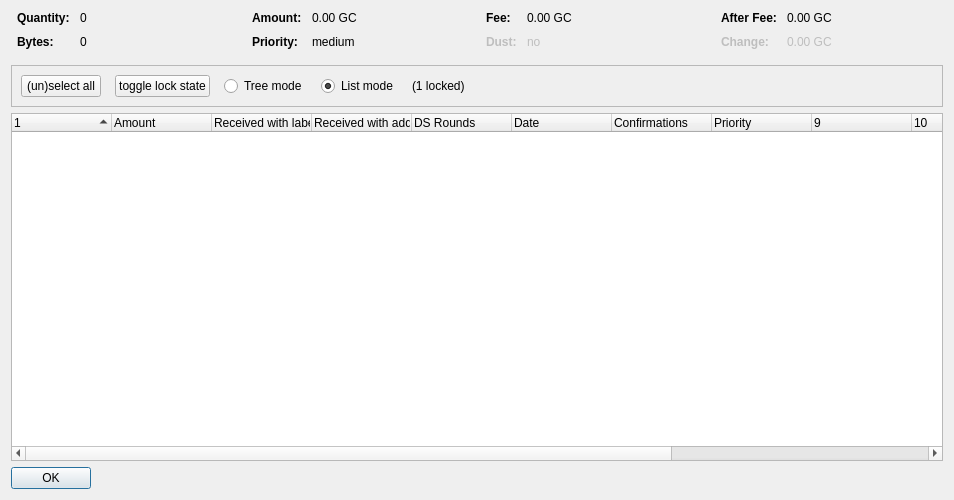
<?xml version="1.0" encoding="UTF-8"?>
<ui version="4.0">
 <class>CoinControlDialog</class>
 <widget class="QDialog" name="CoinControlDialog">
  <property name="geometry">
   <rect>
    <x>0</x>
    <y>0</y>
    <width>954</width>
    <height>500</height>
   </rect>
  </property>
  <property name="windowTitle">
   <string>Coin Selection</string>
  </property>
  <layout class="QVBoxLayout" name="verticalLayout">
   <item>
    <layout class="QHBoxLayout" name="horizontalLayoutTop" stretch="0,0,0,0">
     <property name="topMargin">
      <number>0</number>
     </property>
     <property name="bottomMargin">
      <number>10</number>
     </property>
     <item>
      <layout class="QFormLayout" name="formLayoutCoinControl1">
       <property name="horizontalSpacing">
        <number>10</number>
       </property>
       <property name="verticalSpacing">
        <number>10</number>
       </property>
       <property name="leftMargin">
        <number>6</number>
       </property>
       <property name="rightMargin">
        <number>6</number>
       </property>
       <item row="0" column="0">
        <widget class="QLabel" name="labelCoinControlQuantityText">
         <property name="font">
          <font>
           <weight>75</weight>
           <bold>true</bold>
          </font>
         </property>
         <property name="text">
          <string>Quantity:</string>
         </property>
        </widget>
       </item>
       <item row="0" column="1">
        <widget class="QLabel" name="labelCoinControlQuantity">
         <property name="cursor">
          <cursorShape>IBeamCursor</cursorShape>
         </property>
         <property name="contextMenuPolicy">
          <enum>Qt::ActionsContextMenu</enum>
         </property>
         <property name="text">
          <string notr="true">0</string>
         </property>
         <property name="textInteractionFlags">
          <set>Qt::LinksAccessibleByMouse|Qt::TextSelectableByKeyboard|Qt::TextSelectableByMouse</set>
         </property>
        </widget>
       </item>
       <item row="1" column="0">
        <widget class="QLabel" name="labelCoinControlBytesText">
         <property name="font">
          <font>
           <weight>75</weight>
           <bold>true</bold>
          </font>
         </property>
         <property name="text">
          <string>Bytes:</string>
         </property>
        </widget>
       </item>
       <item row="1" column="1">
        <widget class="QLabel" name="labelCoinControlBytes">
         <property name="cursor">
          <cursorShape>IBeamCursor</cursorShape>
         </property>
         <property name="contextMenuPolicy">
          <enum>Qt::ActionsContextMenu</enum>
         </property>
         <property name="text">
          <string notr="true">0</string>
         </property>
         <property name="textInteractionFlags">
          <set>Qt::LinksAccessibleByMouse|Qt::TextSelectableByKeyboard|Qt::TextSelectableByMouse</set>
         </property>
        </widget>
       </item>
      </layout>
     </item>
     <item>
      <layout class="QFormLayout" name="formLayoutCoinControl2">
       <property name="horizontalSpacing">
        <number>10</number>
       </property>
       <property name="verticalSpacing">
        <number>10</number>
       </property>
       <property name="leftMargin">
        <number>6</number>
       </property>
       <property name="rightMargin">
        <number>6</number>
       </property>
       <item row="0" column="0">
        <widget class="QLabel" name="labelCoinControlAmountText">
         <property name="font">
          <font>
           <weight>75</weight>
           <bold>true</bold>
          </font>
         </property>
         <property name="text">
          <string>Amount:</string>
         </property>
        </widget>
       </item>
       <item row="0" column="1">
        <widget class="QLabel" name="labelCoinControlAmount">
         <property name="cursor">
          <cursorShape>IBeamCursor</cursorShape>
         </property>
         <property name="contextMenuPolicy">
          <enum>Qt::ActionsContextMenu</enum>
         </property>
         <property name="text">
          <string notr="true">0.00 GC</string>
         </property>
         <property name="textInteractionFlags">
          <set>Qt::LinksAccessibleByMouse|Qt::TextSelectableByKeyboard|Qt::TextSelectableByMouse</set>
         </property>
        </widget>
       </item>
       <item row="1" column="0">
        <widget class="QLabel" name="labelCoinControlPriorityText">
         <property name="font">
          <font>
           <weight>75</weight>
           <bold>true</bold>
          </font>
         </property>
         <property name="text">
          <string>Priority:</string>
         </property>
        </widget>
       </item>
       <item row="1" column="1">
        <widget class="QLabel" name="labelCoinControlPriority">
         <property name="cursor">
          <cursorShape>IBeamCursor</cursorShape>
         </property>
         <property name="contextMenuPolicy">
          <enum>Qt::ActionsContextMenu</enum>
         </property>
         <property name="text">
          <string>medium</string>
         </property>
         <property name="textInteractionFlags">
          <set>Qt::LinksAccessibleByMouse|Qt::TextSelectableByKeyboard|Qt::TextSelectableByMouse</set>
         </property>
        </widget>
       </item>
      </layout>
     </item>
     <item>
      <layout class="QFormLayout" name="formLayoutCoinControl3">
       <property name="horizontalSpacing">
        <number>10</number>
       </property>
       <property name="verticalSpacing">
        <number>10</number>
       </property>
       <property name="leftMargin">
        <number>6</number>
       </property>
       <property name="rightMargin">
        <number>6</number>
       </property>
       <item row="0" column="0">
        <widget class="QLabel" name="labelCoinControlFeeText">
         <property name="font">
          <font>
           <weight>75</weight>
           <bold>true</bold>
          </font>
         </property>
         <property name="text">
          <string>Fee:</string>
         </property>
        </widget>
       </item>
       <item row="0" column="1">
        <widget class="QLabel" name="labelCoinControlFee">
         <property name="cursor">
          <cursorShape>IBeamCursor</cursorShape>
         </property>
         <property name="contextMenuPolicy">
          <enum>Qt::ActionsContextMenu</enum>
         </property>
         <property name="text">
          <string notr="true">0.00 GC</string>
         </property>
         <property name="textInteractionFlags">
          <set>Qt::LinksAccessibleByMouse|Qt::TextSelectableByKeyboard|Qt::TextSelectableByMouse</set>
         </property>
        </widget>
       </item>
       <item row="1" column="0">
        <widget class="QLabel" name="labelCoinControlLowOutputText">
         <property name="enabled">
          <bool>false</bool>
         </property>
         <property name="font">
          <font>
           <weight>75</weight>
           <bold>true</bold>
          </font>
         </property>
         <property name="text">
          <string>Dust:</string>
         </property>
        </widget>
       </item>
       <item row="1" column="1">
        <widget class="QLabel" name="labelCoinControlLowOutput">
         <property name="enabled">
          <bool>false</bool>
         </property>
         <property name="cursor">
          <cursorShape>IBeamCursor</cursorShape>
         </property>
         <property name="contextMenuPolicy">
          <enum>Qt::ActionsContextMenu</enum>
         </property>
         <property name="text">
          <string>no</string>
         </property>
         <property name="textInteractionFlags">
          <set>Qt::LinksAccessibleByMouse|Qt::TextSelectableByKeyboard|Qt::TextSelectableByMouse</set>
         </property>
        </widget>
       </item>
      </layout>
     </item>
     <item>
      <layout class="QFormLayout" name="formLayoutCoinControl4">
       <property name="horizontalSpacing">
        <number>10</number>
       </property>
       <property name="verticalSpacing">
        <number>10</number>
       </property>
       <property name="leftMargin">
        <number>6</number>
       </property>
       <property name="rightMargin">
        <number>6</number>
       </property>
       <item row="0" column="0">
        <widget class="QLabel" name="labelCoinControlAfterFeeText">
         <property name="font">
          <font>
           <weight>75</weight>
           <bold>true</bold>
          </font>
         </property>
         <property name="text">
          <string>After Fee:</string>
         </property>
        </widget>
       </item>
       <item row="0" column="1">
        <widget class="QLabel" name="labelCoinControlAfterFee">
         <property name="cursor">
          <cursorShape>IBeamCursor</cursorShape>
         </property>
         <property name="contextMenuPolicy">
          <enum>Qt::ActionsContextMenu</enum>
         </property>
         <property name="text">
          <string notr="true">0.00 GC</string>
         </property>
         <property name="textInteractionFlags">
          <set>Qt::LinksAccessibleByMouse|Qt::TextSelectableByKeyboard|Qt::TextSelectableByMouse</set>
         </property>
        </widget>
       </item>
       <item row="1" column="0">
        <widget class="QLabel" name="labelCoinControlChangeText">
         <property name="enabled">
          <bool>false</bool>
         </property>
         <property name="font">
          <font>
           <weight>75</weight>
           <bold>true</bold>
          </font>
         </property>
         <property name="text">
          <string>Change:</string>
         </property>
        </widget>
       </item>
       <item row="1" column="1">
        <widget class="QLabel" name="labelCoinControlChange">
         <property name="enabled">
          <bool>false</bool>
         </property>
         <property name="cursor">
          <cursorShape>IBeamCursor</cursorShape>
         </property>
         <property name="contextMenuPolicy">
          <enum>Qt::ActionsContextMenu</enum>
         </property>
         <property name="text">
          <string notr="true">0.00 GC</string>
         </property>
         <property name="textInteractionFlags">
          <set>Qt::LinksAccessibleByMouse|Qt::TextSelectableByKeyboard|Qt::TextSelectableByMouse</set>
         </property>
        </widget>
       </item>
      </layout>
     </item>
    </layout>
   </item>
   <item>
    <widget class="QFrame" name="frame">
     <property name="minimumSize">
      <size>
       <width>0</width>
       <height>40</height>
      </size>
     </property>
     <property name="frameShape">
      <enum>QFrame::StyledPanel</enum>
     </property>
     <property name="frameShadow">
      <enum>QFrame::Sunken</enum>
     </property>
     <layout class="QHBoxLayout" name="horizontalLayout">
      <item>
       <layout class="QHBoxLayout" name="horizontalLayoutPanel" stretch="0,0,0,0,0,0">
        <property name="spacing">
         <number>14</number>
        </property>
        <item>
         <widget class="QPushButton" name="pushButtonSelectAll">
          <property name="sizePolicy">
           <sizepolicy hsizetype="Maximum" vsizetype="Fixed">
            <horstretch>0</horstretch>
            <verstretch>0</verstretch>
           </sizepolicy>
          </property>
          <property name="text">
           <string>(un)select all</string>
          </property>
          <property name="autoDefault">
           <bool>false</bool>
          </property>
         </widget>
        </item>
        <item>
         <widget class="QPushButton" name="pushButtonToggleLock">
          <property name="sizePolicy">
           <sizepolicy hsizetype="Maximum" vsizetype="Fixed">
            <horstretch>0</horstretch>
            <verstretch>0</verstretch>
           </sizepolicy>
          </property>
          <property name="text">
           <string>toggle lock state</string>
          </property>
          <property name="autoDefault">
           <bool>false</bool>
          </property>
         </widget>
        </item>
        <item>
         <widget class="QRadioButton" name="radioTreeMode">
          <property name="sizePolicy">
           <sizepolicy hsizetype="Maximum" vsizetype="Fixed">
            <horstretch>0</horstretch>
            <verstretch>0</verstretch>
           </sizepolicy>
          </property>
          <property name="text">
           <string>Tree mode</string>
          </property>
         </widget>
        </item>
        <item>
         <widget class="QRadioButton" name="radioListMode">
          <property name="sizePolicy">
           <sizepolicy hsizetype="Maximum" vsizetype="Fixed">
            <horstretch>0</horstretch>
            <verstretch>0</verstretch>
           </sizepolicy>
          </property>
          <property name="text">
           <string>List mode</string>
          </property>
          <property name="checked">
           <bool>true</bool>
          </property>
         </widget>
        </item>
        <item>
         <widget class="QLabel" name="labelLocked">
          <property name="text">
           <string>(1 locked)</string>
          </property>
         </widget>
        </item>
        <item>
         <spacer name="horizontalSpacer">
          <property name="orientation">
           <enum>Qt::Horizontal</enum>
          </property>
          <property name="sizeHint" stdset="0">
           <size>
            <width>40</width>
            <height>20</height>
           </size>
          </property>
         </spacer>
        </item>
       </layout>
      </item>
     </layout>
    </widget>
   </item>
   <item>
    <widget class="CoinControlTreeWidget" name="treeWidget">
     <property name="contextMenuPolicy">
      <enum>Qt::CustomContextMenu</enum>
     </property>
     <property name="sortingEnabled">
      <bool>false</bool>
     </property>
     <property name="columnCount">
      <number>13</number>
     </property>
     <attribute name="headerShowSortIndicator" stdset="0">
      <bool>true</bool>
     </attribute>
     <attribute name="headerStretchLastSection">
      <bool>false</bool>
     </attribute>
     <column>
      <property name="text">
       <string/>
      </property>
     </column>
     <column>
      <property name="text">
       <string>Amount</string>
      </property>
     </column>
     <column>
      <property name="text">
       <string>Received with label</string>
      </property>
     </column>
     <column>
      <property name="text">
       <string>Received with address</string>
      </property>
     </column>
     <column>
      <property name="text">
       <string>DS Rounds</string>
      </property>
     </column>
     <column>
      <property name="text">
       <string>Date</string>
      </property>
     </column>
     <column>
      <property name="text">
       <string>Confirmations</string>
      </property>
      <property name="toolTip">
       <string>Confirmed</string>
      </property>
     </column>
     <column>
      <property name="text">
       <string>Priority</string>
      </property>
     </column>
     <column>
      <property name="text">
       <string/>
      </property>
     </column>
     <column>
      <property name="text">
       <string/>
      </property>
     </column>
     <column>
      <property name="text">
       <string/>
      </property>
     </column>
     <column>
      <property name="text">
       <string/>
      </property>
     </column>
     <column>
      <property name="text">
       <string/>
      </property>
     </column>
    </widget>
   </item>
   <item>
    <widget class="QDialogButtonBox" name="buttonBox">
     <property name="sizePolicy">
      <sizepolicy hsizetype="Maximum" vsizetype="Fixed">
       <horstretch>0</horstretch>
       <verstretch>0</verstretch>
      </sizepolicy>
     </property>
     <property name="orientation">
      <enum>Qt::Horizontal</enum>
     </property>
     <property name="standardButtons">
      <set>QDialogButtonBox::Ok</set>
     </property>
    </widget>
   </item>
  </layout>
 </widget>
 <customwidgets>
  <customwidget>
   <class>CoinControlTreeWidget</class>
   <extends>QTreeWidget</extends>
   <header>coincontroltreewidget.h</header>
  </customwidget>
 </customwidgets>
 <resources/>
 <connections/>
</ui>
